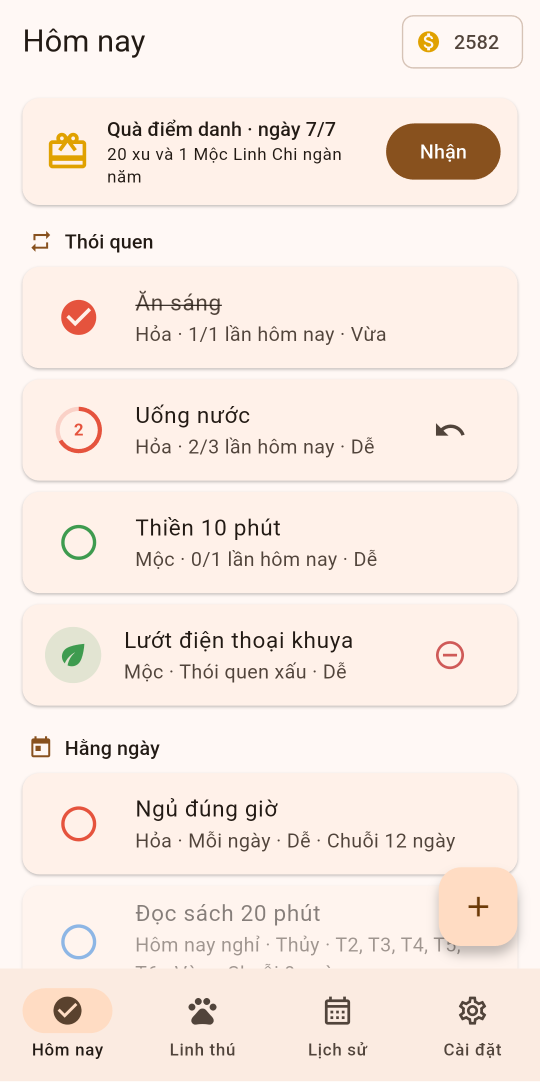
#> input picture store/raw/1_today.png, 1080 x 2163 px (shown at 1/2 size)
$ python make_store_images.py
#> lines starting #> are read from the running program, lines starting #| are printed output that depends on the picture; after the words box and inside, x2 and y2 are one past the last pixel; in counts of white or black regions, pixels touching at a corner belong together
"""Ghép ảnh cho trang Google Play từ ảnh chụp màn hình và hình linh thú.

Chạy:  python tool/make_store_images.py

Đầu vào trong store/raw/ (đã chuẩn bị sẵn):
- 1_today.png … 5_achievements.png: ảnh chụp màn hình app với dữ liệu mẫu
  (tool/sample_data_test.dart), đã cắt bỏ thanh trạng thái và thanh điều
  hướng của hệ thống.
- pets/*.png: linh thú nền trong suốt, xuất bằng
  `flutter test tool/pet_gallery_test.dart --dart-define=PETS=store/raw/pets`.

Đầu ra:
- store/screenshots/*.png: 1080 × 1920 (9:16), khung điện thoại và chú thích.
  Google Play cần 2–8 ảnh, cạnh dài không quá 2 lần cạnh ngắn, nên không đăng
  thẳng ảnh chụp 1080 × 2400 được.
- store/feature_graphic.png: ảnh bìa 1024 × 500.

Chữ dùng font Roboto đi kèm Flutter SDK (giấy phép Apache 2.0, có dấu tiếng
Việt).
"""

import os

from PIL import Image, ImageDraw, ImageFilter, ImageFont

ROOT = os.path.dirname(os.path.dirname(os.path.abspath(__file__)))
RAW = os.path.join(ROOT, 'store', 'raw')
SHOTS = os.path.join(ROOT, 'store', 'screenshots')
FONTS = os.environ.get(
    'ROBOTO_DIR', r'C:\src\flutter\bin\cache\artifacts\material_fonts')

TOP = (255, 196, 120)
BOTTOM = (232, 116, 28)
INK = (90, 52, 32)

CAPTIONS = [
    ('1_today.png', 'Thói quen tốt thành phần thưởng',
     'Mỗi việc tốt được xu, giữ chuỗi ngày liên tiếp'),
    ('2_pet.png', 'Nuôi linh thú bằng kỷ luật',
     'Làm việc tốt để trứng nở, lên cấp và tiến hóa'),
    ('3_pet2.png', 'Đánh boss, trồng Linh điền',
     'Việc tốt gây sát thương, cây cho linh vật quý'),
    ('4_history.png', 'Nhìn lại hành trình',
     'Lịch tháng, chuỗi ngày và thống kê theo hệ'),
    ('5_achievements.png', 'Mở khóa thành tựu',
     '24 mốc thành tựu và quà điểm danh mỗi ngày'),
]


def font(weight, size):
    return ImageFont.truetype(os.path.join(FONTS, f'roboto-{weight}.ttf'), size)


def gradient(width, height, top=TOP, bottom=BOTTOM):
    img = Image.new('RGB', (1, height))
    for y in range(height):
        t = y / (height - 1)
        img.putpixel((0, y), tuple(round(a + (b - a) * t)
                                   for a, b in zip(top, bottom)))
    return img.resize((width, height)).convert('RGBA')


def wrap(draw, text, fnt, max_width):
    """Ngắt dòng theo từ cho vừa [max_width]."""
    lines, line = [], ''
    for word in text.split():
        trial = f'{line} {word}'.strip()
        if draw.textlength(trial, font=fnt) <= max_width:
            line = trial
        else:
            lines.append(line)
            line = word
    lines.append(line)
    return lines


def centered_text(img, y, text, fnt, fill, max_width, spacing=1.2,
                  shadow=True):
    """Viết chữ căn giữa từ [y], trả về y sau dòng cuối."""
    draw = ImageDraw.Draw(img)
    size = fnt.size
    for line in wrap(draw, text, fnt, max_width):
        w = draw.textlength(line, font=fnt)
        x = (img.width - w) / 2
        if shadow:
            layer = Image.new('RGBA', img.size, (0, 0, 0, 0))
            ImageDraw.Draw(layer).text((x, y + 4), line, font=fnt,
                                       fill=(120, 50, 0, 110))
            img.alpha_composite(layer.filter(ImageFilter.GaussianBlur(4)))
            draw = ImageDraw.Draw(img)
        draw.text((x, y), line, font=fnt, fill=fill)
        y += size * spacing
    return y


def rounded(img, radius):
    mask = Image.new('L', img.size, 0)
    ImageDraw.Draw(mask).rounded_rectangle(
        [0, 0, img.width - 1, img.height - 1], radius=radius, fill=255)
    out = Image.new('RGBA', img.size, (0, 0, 0, 0))
    out.paste(img, (0, 0), mask)
    return out


def phone(screen, height):
    """Ảnh chụp trong khung điện thoại bo góc, cao [height] (cả viền)."""
    bezel = 18
    inner_h = height - 2 * bezel
    inner_w = round(screen.width * inner_h / screen.height)
    screen = rounded(screen.resize((inner_w, inner_h), Image.LANCZOS), 44)
    body = Image.new('RGBA', (inner_w + 2 * bezel, height), (0, 0, 0, 0))
    ImageDraw.Draw(body).rounded_rectangle(
        [0, 0, body.width - 1, body.height - 1], radius=60,
        fill=(48, 34, 28, 255))
    body.alpha_composite(screen, (bezel, bezel))
    return body


def drop_shadow(canvas, box, radius, blur=28, offset=18, alpha=90):
    layer = Image.new('RGBA', canvas.size, (0, 0, 0, 0))
    x0, y0, x1, y1 = box
    ImageDraw.Draw(layer).rounded_rectangle(
        [x0, y0 + offset, x1, y1 + offset], radius=radius,
        fill=(90, 30, 0, alpha))
    canvas.alpha_composite(layer.filter(ImageFilter.GaussianBlur(blur)))


def screenshot(name, title, subtitle):
    W, H = 1080, 1920
    canvas = gradient(W, H)
    # Tiêu đề một dòng: thu nhỏ chữ tới khi vừa.
    size = 70
    probe = ImageDraw.Draw(canvas)
    while size > 54 and probe.textlength(title, font=font('bold', size)) > 980:
        size -= 2
    y = centered_text(canvas, 90 + (70 - size), title, font('bold', size),
                      'white', 1000)
    centered_text(canvas, y + 14, subtitle, font('regular', 40),
                  (255, 255, 255, 235), 940, shadow=False)
    shot = Image.open(os.path.join(RAW, name)).convert('RGBA')
    device = phone(shot, 1480)
    x = (W - device.width) // 2
    top = H - device.height - 50
    drop_shadow(canvas, (x, top, x + device.width, top + device.height), 60)
    canvas.alpha_composite(device, (x, top))
    canvas.convert('RGB').save(os.path.join(SHOTS, name))


def feature_graphic():
    W, H = 1024, 500
    canvas = gradient(W, H, top=(255, 204, 128), bottom=(236, 124, 32))
    # Vầng sáng sau đàn linh thú.
    glow = Image.new('RGBA', (W, H), (0, 0, 0, 0))
    ImageDraw.Draw(glow).ellipse([590, 90, 960, 460],
                                 fill=(255, 250, 240, 90))
    canvas.alpha_composite(glow.filter(ImageFilter.GaussianBlur(60)))

    pets = os.path.join(RAW, 'pets')

    def pet(name, size, cx, bottom):
        img = Image.open(os.path.join(pets, f'{name}.png')).convert('RGBA')
        img = img.resize((size, size), Image.LANCZOS)
        # Hình vẽ chạm đáy ở khoảng 0,9 khung.
        canvas.alpha_composite(img, (round(cx - size / 2),
                                     round(bottom - size * 0.9)))

    pet('water', 240, 650, 395)
    pet('wood', 240, 890, 395)
    pet('fire', 290, 770, 450)
    pet('egg', 140, 560, 470)

    draw = ImageDraw.Draw(canvas)
    title = font('black', 66)
    left = 56
    for i, line in enumerate(['Linh Thú', 'Kỷ Luật']):
        y = 120 + i * 78
        layer = Image.new('RGBA', canvas.size, (0, 0, 0, 0))
        ImageDraw.Draw(layer).text((left, y + 4), line, font=title,
                                   fill=(120, 50, 0, 120))
        canvas.alpha_composite(layer.filter(ImageFilter.GaussianBlur(4)))
        draw = ImageDraw.Draw(canvas)
        draw.text((left, y), line, font=title, fill='white')
    sub = font('medium', 30)
    for i, line in enumerate(['Thói quen tốt nuôi linh thú', 'Mỗi ngày một việc tốt']):
        draw.text((left + 2, 300 + i * 42), line, font=sub,
                  fill=(255, 255, 255, 240) if i == 0 else INK)
    canvas.convert('RGB').save(os.path.join(ROOT, 'store',
                                            'feature_graphic.png'))


def main():
    os.makedirs(SHOTS, exist_ok=True)
    for name, title, subtitle in CAPTIONS:
        screenshot(name, title, subtitle)
#> in screenshot, `canvas = gradient(W, H)`:
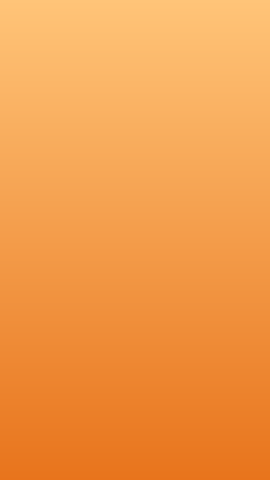
#> canvas: PIL image 1080x1920 RGBA (shown at 1/4 size); mean R, G, B, A 243.5, 156, 74, 255
#> the loop in screenshot, `while size > 54 and probe.textlength(title, font=font('bold', size)) >..` made 6 passes
#> size on passes 1 to 6: 68, 66, 64, 62, 60, 58
#> after the loop in screenshot, `while size > 54 and probe.textlength(title, font=font('bold', size)) >..`: size = 58
#> in wrap, `lines, line = [], ''`: line = ''
#> the loop in centered_text, `for line in wrap(draw, text, fnt, max_width):` made 1 pass
#> (line, w, x, y) on pass 1: ('Thói quen tốt thành phần thưởng', 962.8, 58.62, 171.6)
#> after the loop in centered_text, `for line in wrap(draw, text, fnt, max_width):`:
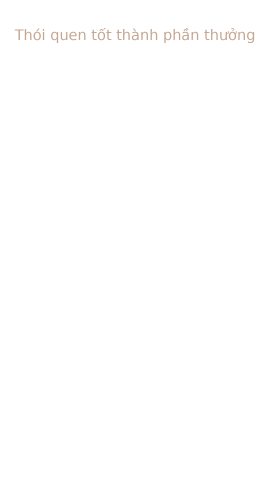
#> layer: PIL image 1080x1920 RGBA (shown at 1/4 size); mean R, G, B, A 0.8, 0.3, 0, 0.6; transparent parts drawn white
#> after the loop in centered_text, `for line in wrap(draw, text, fnt, max_width):`: y = 171.6
#> the loop in centered_text (call 2), `for line in wrap(draw, text, fnt, max_width):` made 1 pass
#> (w, x, y) on pass 1: (898.8, 90.58, 233.6)
#> in rounded, `ImageDraw.Draw(mask).rounded_rectangle( [0, 0, img.width - 1, img.heig..`:
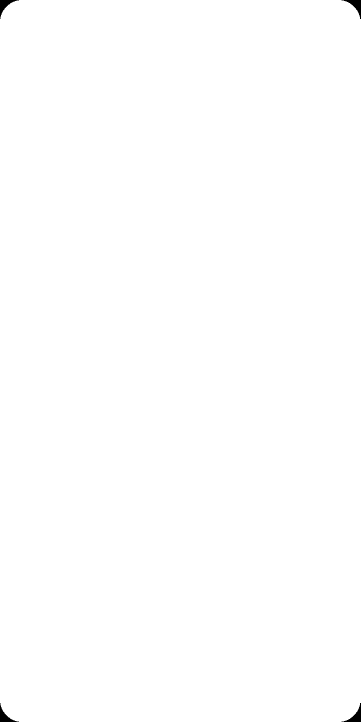
#> mask: PIL image 721x1444 L (shown at 1/2 size); 99.8% white; 4 black regions, box (x1, y1, x2, y2) and area: (0, 0, 38, 38) 427, (683, 0, 721, 38) 427, (0, 1406, 38, 1444) 427, (683, 1406, 721, 1444) 427
#> in phone, `ImageDraw.Draw(body).rounded_rectangle( [0, 0, body.width - 1, body.he..`:
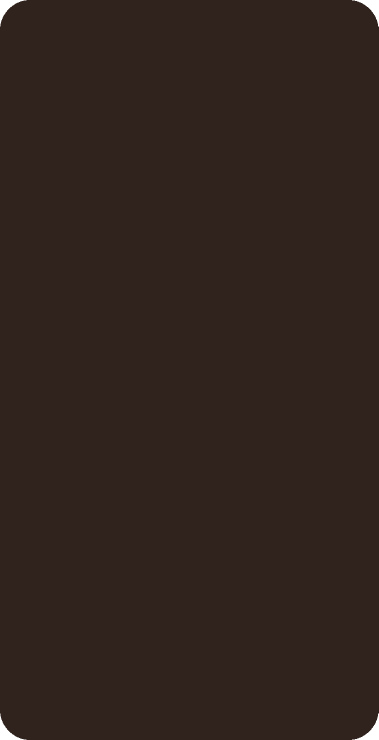
#> body: PIL image 757x1480 RGBA (shown at 1/2 size); mean R, G, B, A 47.9, 33.9, 27.9, 254.3; transparent parts drawn white
#> in drop_shadow, `ImageDraw.Draw(layer).rounded_rectangle( [x0, y0 + offset, x1, y1 + of..`:
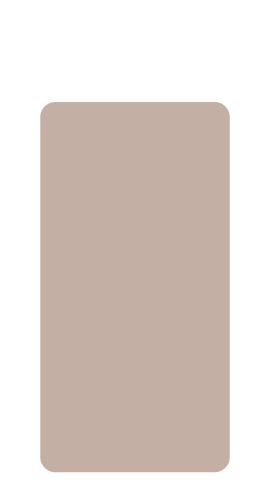
#> layer: PIL image 1080x1920 RGBA (shown at 1/4 size); mean R, G, B, A 48.6, 16.2, 0, 48.6; transparent parts drawn white
#> in screenshot, `canvas.alpha_composite(device, (x, top))`:
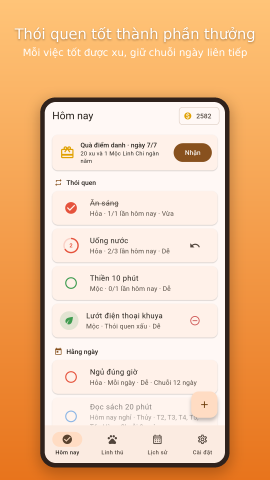
#> canvas: PIL image 1080x1920 RGBA (shown at 1/4 size); mean R, G, B, A 236.8, 193.6, 153.8, 254.9; transparent parts drawn white
#> pass 2 of the loop in main, `for name, title, subtitle in CAPTIONS:`:
#> after the loop in screenshot (call 2), `while size > 54 and probe.textlength(title, font=font('bold', size)) >..`: size = 70
#> the loop in centered_text (call 3), `for line in wrap(draw, text, fnt, max_width):` made 1 pass
#> (line, w, x, y) on pass 1: ('Nuôi linh thú bằng kỷ luật', 906.3, 86.86, 174)
#> after the loop in centered_text (call 3), `for line in wrap(draw, text, fnt, max_width):`:
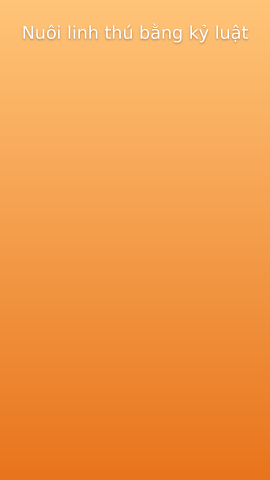
#> img: PIL image 1080x1920 RGBA (shown at 1/4 size); mean R, G, B, A 243.2, 156.1, 74.7, 255
#> after the loop in centered_text (call 3), `for line in wrap(draw, text, fnt, max_width):`: y = 174
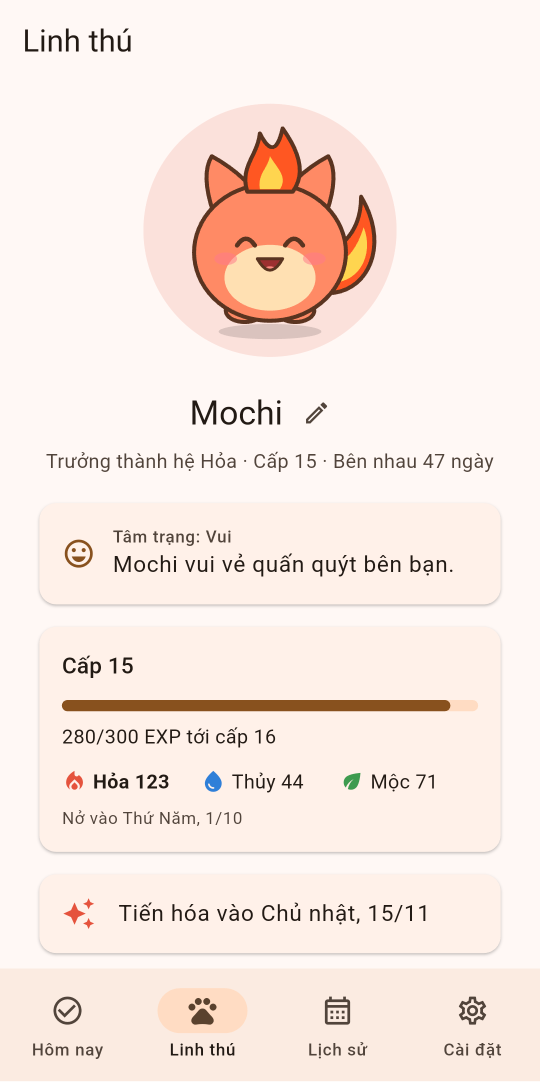
#> input picture store/raw/2_pet.png, 1080 x 2163 px (shown at 1/2 size)
#> in screenshot (call 2), `canvas.alpha_composite(device, (x, top))`:
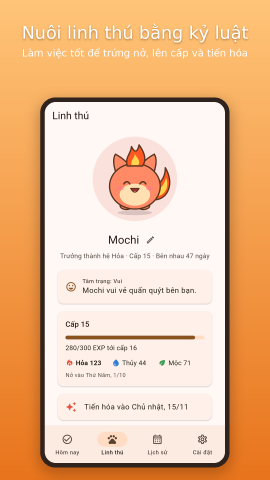
#> canvas: PIL image 1080x1920 RGBA (shown at 1/4 size); mean R, G, B, A 237.2, 193, 153.3, 254.9; transparent parts drawn white
#> pass 3 of the loop in main, `for name, title, subtitle in CAPTIONS:`:
#> after the loop in screenshot (call 3), `while size > 54 and probe.textlength(title, font=font('bold', size)) >..`: size = 70
#> the loop in centered_text (call 5), `for line in wrap(draw, text, fnt, max_width):` made 1 pass
#> (line, w, x, y) on pass 1: ('Đánh boss, trồng Linh điền', 943.7, 68.17, 174)
#> after the loop in centered_text (call 5), `for line in wrap(draw, text, fnt, max_width):`:
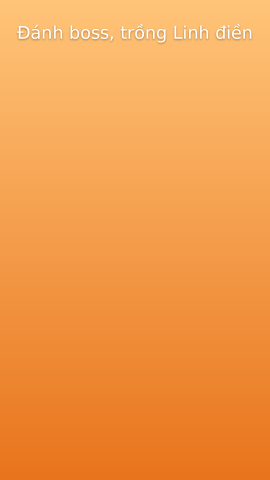
#> img: PIL image 1080x1920 RGBA (shown at 1/4 size); mean R, G, B, A 243.2, 156.1, 74.7, 255
#> after the loop in centered_text (call 5), `for line in wrap(draw, text, fnt, max_width):`: y = 174
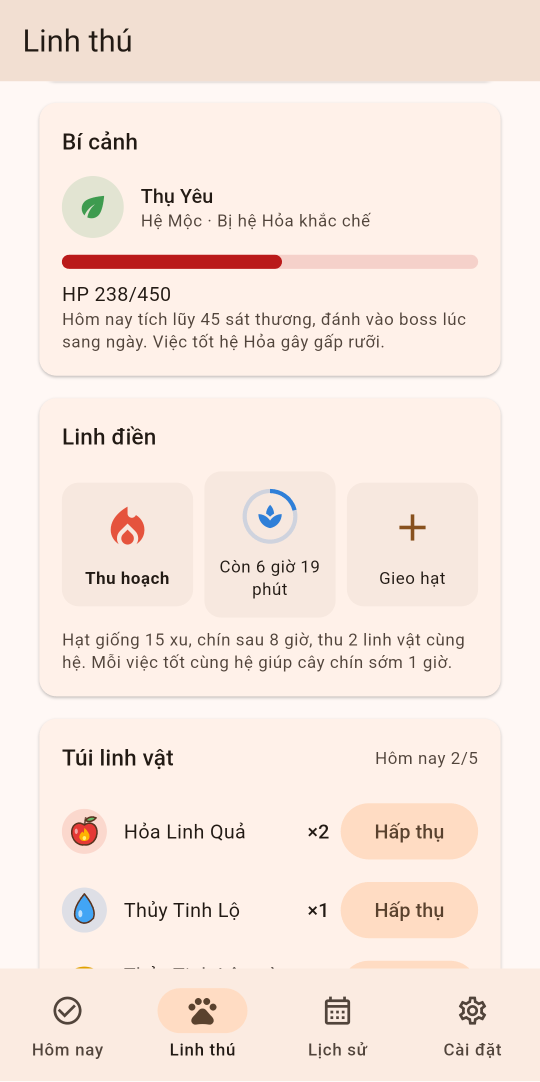
#> input picture store/raw/3_pet2.png, 1080 x 2163 px (shown at 1/2 size)
#> in screenshot (call 3), `canvas.alpha_composite(device, (x, top))`:
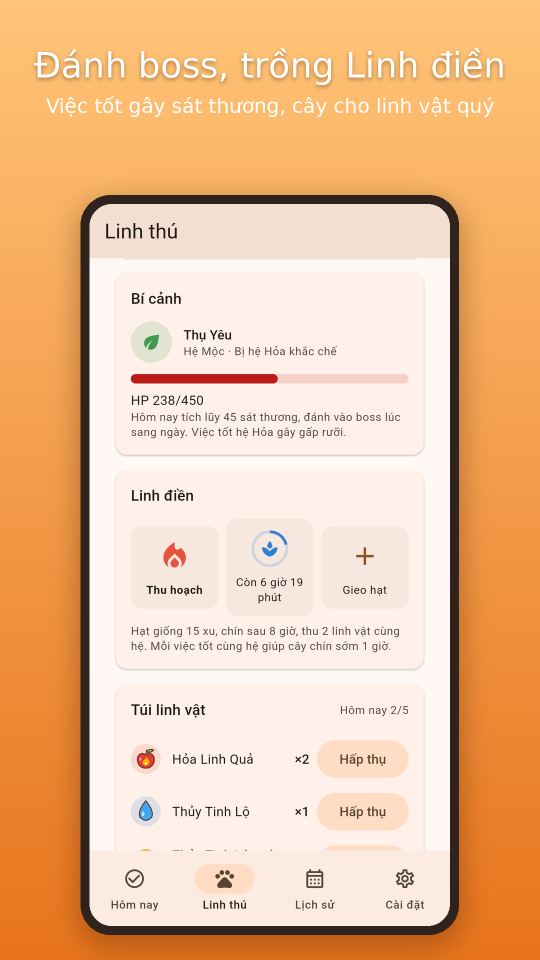
#> canvas: PIL image 1080x1920 RGBA (shown at 1/2 size); mean R, G, B, A 236.8, 192.6, 152.5, 254.9; transparent parts drawn white
#> the loop made 5 passes; the first 3 are shown
    feature_graphic()
#> in feature_graphic, `W, H = 1024, 500`: W = 1024; H = 500
#> in feature_graphic, `canvas.alpha_composite(glow.filter(ImageFilter.GaussianBlur(60)))`:
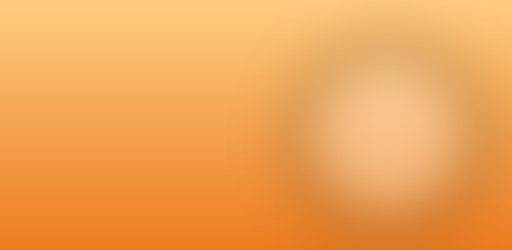
#> canvas: PIL image 1024x500 RGBA (shown at 1/2 size); mean R, G, B, A 239.8, 164.3, 86, 255
    print('Đã ghi', SHOTS, 'và store/feature_graphic.png')


if __name__ == '__main__':
#> (the run stopped early here; a loop or call above may not have finished)
